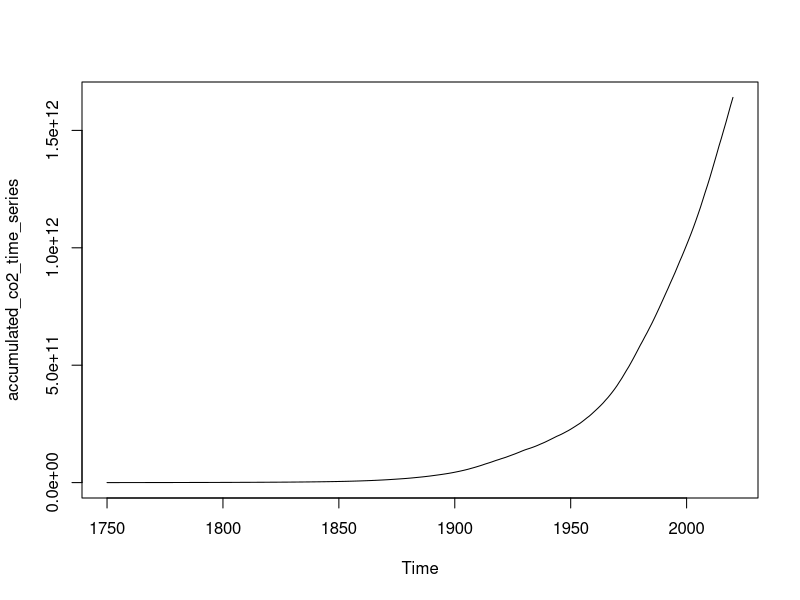
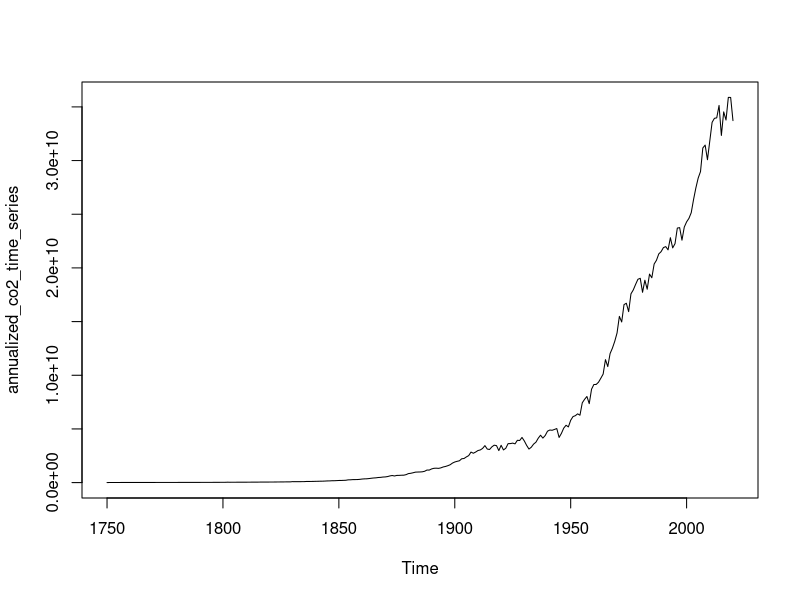
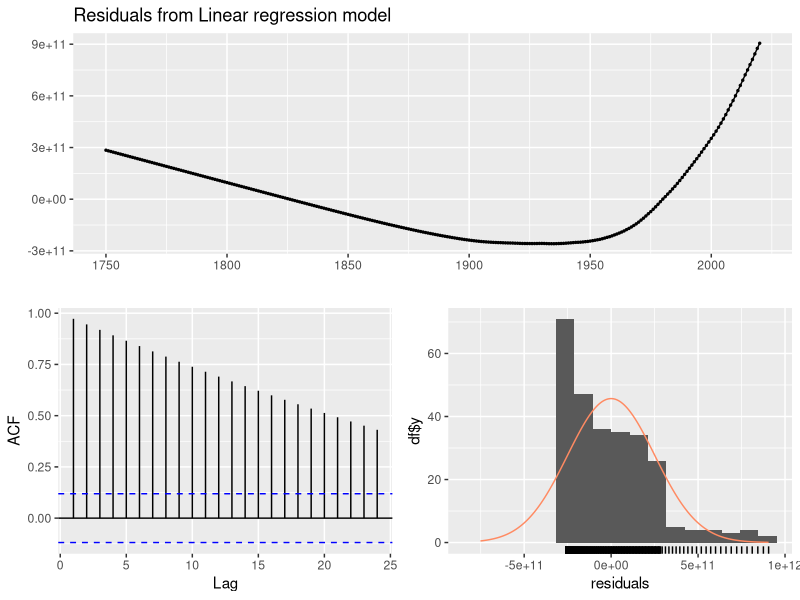
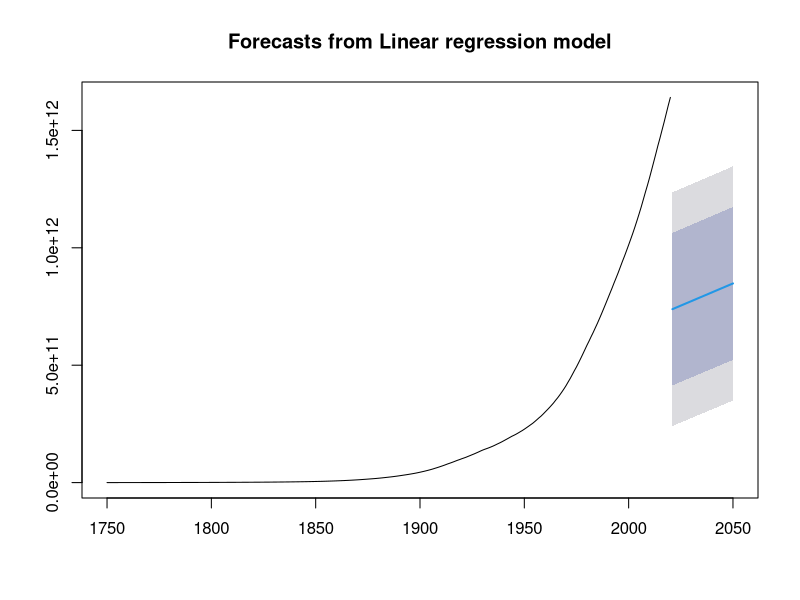
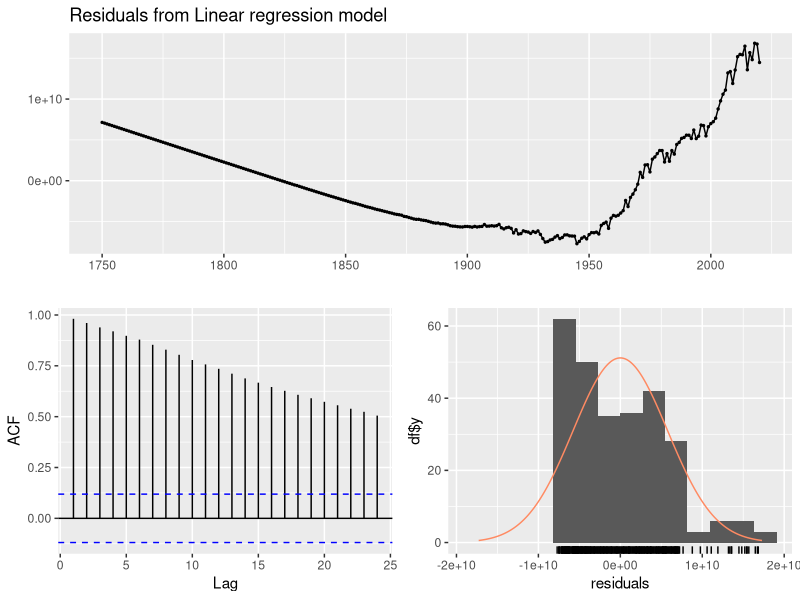
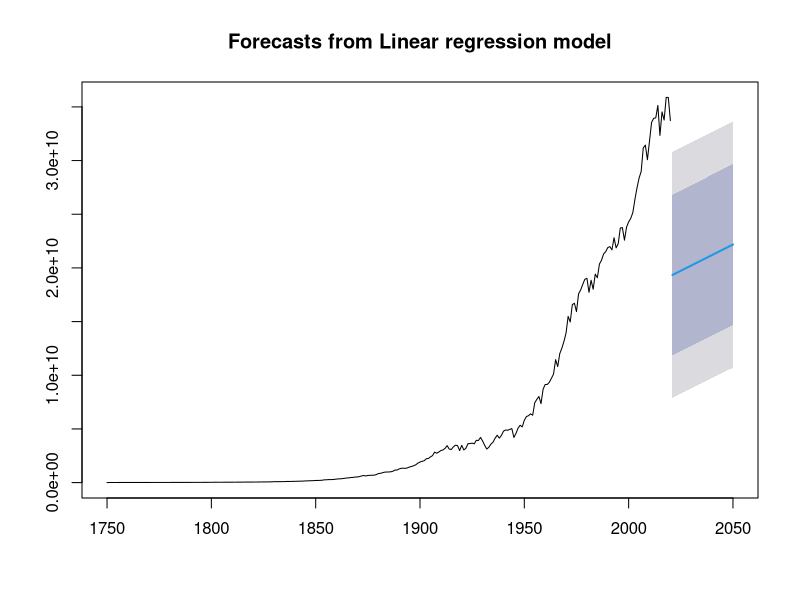
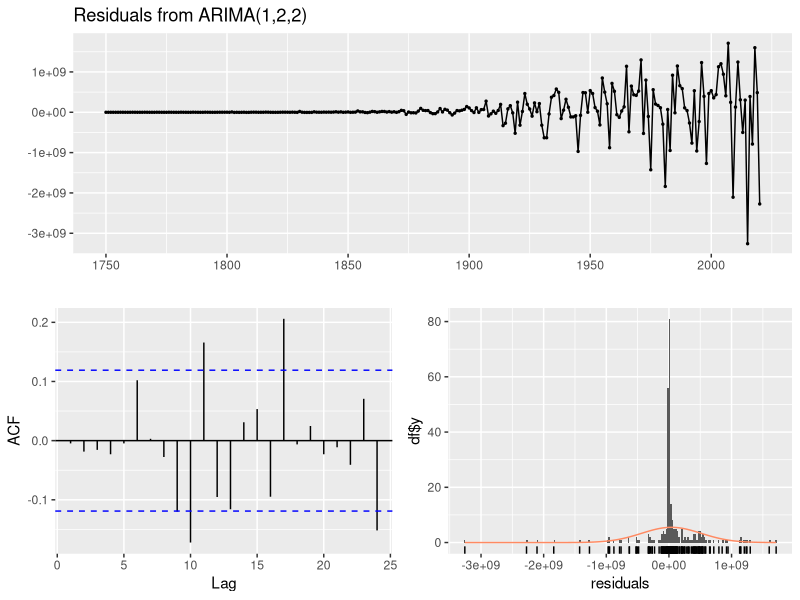
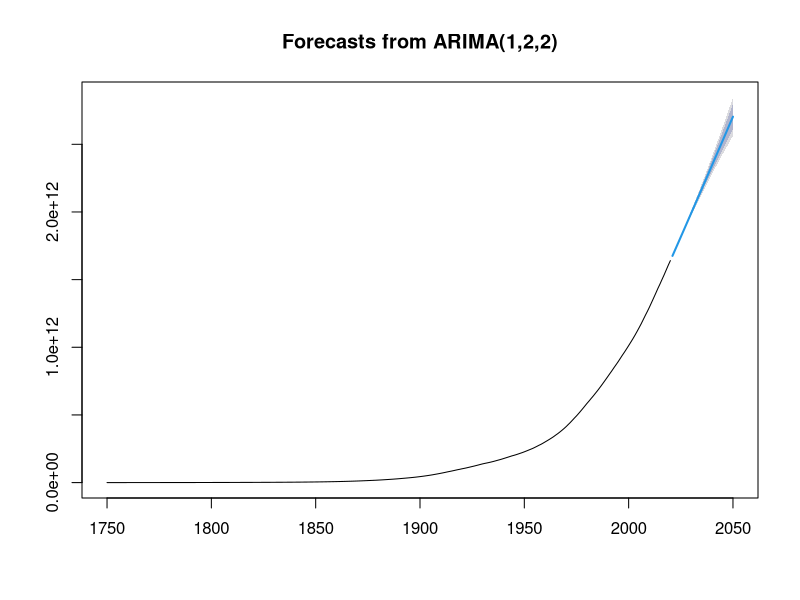

Write R code to recreate these figures, in order.
install.packages('forecast')
library(forecast)

# Set to current working directory
setwd(dirname(rstudioapi::getSourceEditorContext()$path))

co2_emission <- read.csv("Actual_CO2.csv")

# To get global CO2 Emission and convert into time series object
accumulated_co2_by_year <- aggregate(CO2.emission ~ Year, data = co2_emission, sum)
annualized_co2_by_year <- aggregate(Actual_CO2_by_year ~ Year, data = co2_emission, sum)

# Convert the data into time series object
accumulated_co2_time_series = ts(accumulated_co2_by_year$CO2.emission, start=1750) 
accumulated_co2_time_series

annualized_co2_time_series = ts(annualized_co2_by_year$Actual_CO2_by_year, start=1750) 
annualized_co2_time_series

plot(accumulated_co2_time_series)
plot(annualized_co2_time_series)

# ddata <- decompose(annualized_co2_time_series)
# plot(ddata)

# 1. Linear Regression 
accumulated_linear_model = tslm(accumulated_co2_time_series ~ trend)
accumulated_linear_predicted = forecast(accumulated_linear_model, h = 30)
accumulated_linear_predicted

annualized_linear_model = tslm(annualized_co2_time_series ~ trend)
annualized_linear_predicted = forecast(annualized_linear_model, h = 30)
annualized_linear_predicted

# 1.2 Model Evaluation
accuracy(accumulated_linear_predicted)
summary(accumulated_linear_model)
checkresiduals(accumulated_linear_model) 
plot(accumulated_linear_predicted)

accuracy(annualized_linear_predicted)
summary(annualized_linear_model)
checkresiduals(annualized_linear_model) 
plot(annualized_linear_predicted)



# 2. ARIMA
accumulated_arima_model = auto.arima(accumulated_co2_time_series)
accumulated_arima_predicted = forecast(accumulated_arima_model, h = 30)
accumulated_arima_predicted

annualized_arima_model = auto.arima(annualized_co2_time_series)
annualized_arima_predicted = forecast(annualized_arima_model, h = 30)
annualized_arima_predicted

# 2.2 Model Evaluation
accuracy(accumulated_arima_predicted)
summary(accumulated_arima_model)
checkresiduals(accumulated_arima_model) 
plot(accumulated_arima_predicted)

accuracy(annualized_arima_predicted)
summary(annualized_arima_model)
checkresiduals(annualized_arima_model) 
plot(annualized_arima_predicted)



# 3. Naive Forecasting Method
accumulated_naive_model = naive(accumulated_co2_time_series, h = 30)
annualized_naive_model = naive(annualized_co2_time_series, h = 30)

# 3.2 Model Evaluation
accuracy(accumulated_naive_model)
summary(accumulated_naive_model)
checkresiduals(accumulated_naive_model) 
plot(accumulated_naive_model)

accuracy(annualized_naive_model)
summary(annualized_naive_model)
checkresiduals(annualized_naive_model) 
plot(annualized_naive_model)



# 4. TBATS
accumulated_tbats_model = auto.arima(accumulated_co2_time_series)
accumulated_tbats_predicted = forecast(accumulated_tbats_model, h = 30)
accumulated_tbats_predicted

annualized_tbats_model = auto.arima(annualized_co2_time_series)
annualized_tbats_predicted = forecast(annualized_tbats_model, h = 30)
annualized_tbats_predicted

# 4.2 Model Evaluation
accuracy(accumulated_tbats_predicted)
summary(accumulated_tbats_model)
checkresiduals(accumulated_tbats_model) 
plot(accumulated_tbats_predicted)

accuracy(annualized_tbats_predicted)
summary(annualized_tbats_model)
checkresiduals(annualized_tbats_model) 
plot(annualized_tbats_predicted)


# 5. Holt's Method
accumulated_holt_model = holt(accumulated_co2_time_series, h = 30)
annualized_holt_model = holt(annualized_co2_time_series, h = 30)

# 3.2 Model Evaluation
accuracy(accumulated_holt_model)
summary(accumulated_holt_model)
checkresiduals(accumulated_holt_model) 
plot(accumulated_holt_model)

accuracy(annualized_holt_model)
summary(annualized_holt_model)
checkresiduals(annualized_holt_model) 
plot(annualized_holt_model)
